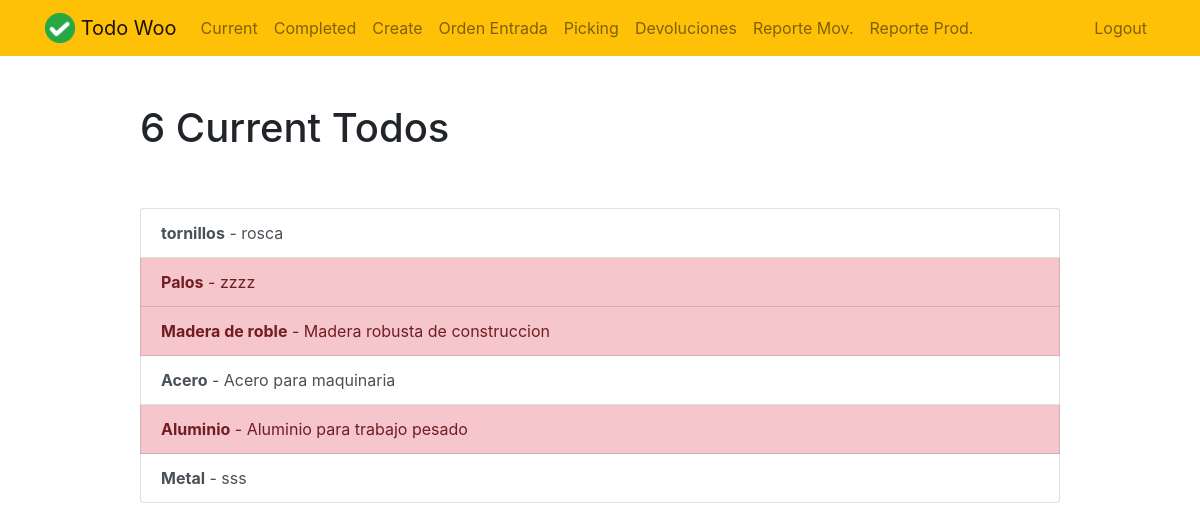
/current/ (signed in), run on an earlier commit of the app's database.
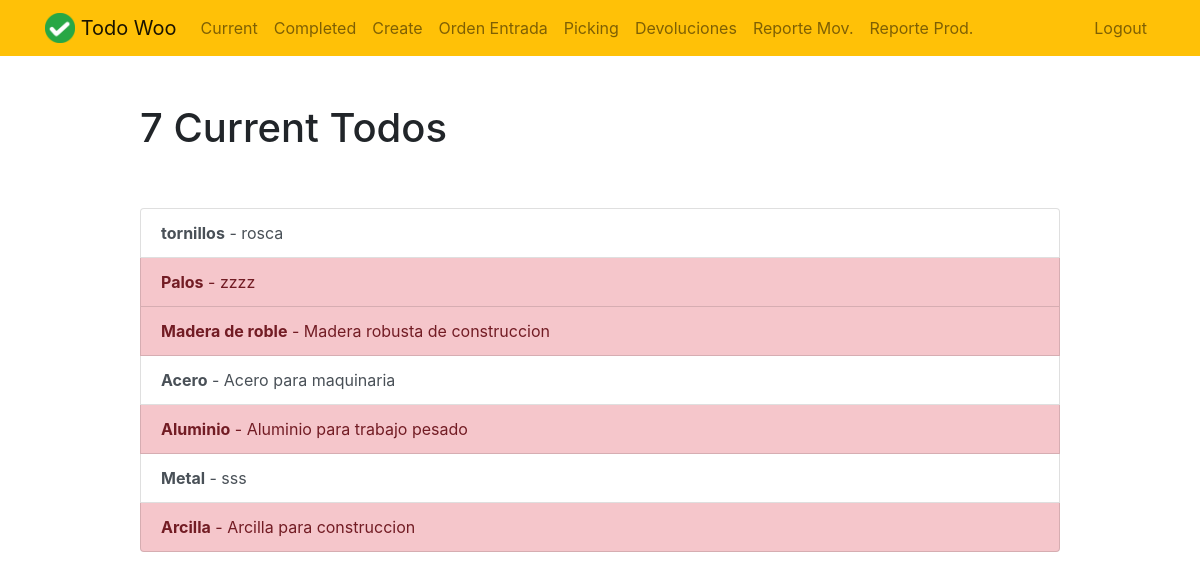
And on a later commit of the database.
### todo/models.py (models this page shows, shortened)
class Todo(models.Model):
    title = models.CharField(max_length=100)
    memo = models.TextField(blank=True)
    created = models.DateTimeField(auto_now_add = True)
    datecompleted = models.DateTimeField(null = True, blank=True)
    important = models.BooleanField(default = False)
    user = models.ForeignKey(User,on_delete=models.CASCADE)
    ubicacion = models.ForeignKey('Ubicacion', on_delete=models.SET_NULL, null=True, blank=True)

### todo/views.py (the view)
# urls.py: path('current/', views.currenttodos, name='currenttodos'),
def currenttodos(request):
    todos= Todo.objects.filter(user=request.user, datecompleted__isnull=True)
    return render(request, 'todo/currenttodos.html',{'todos':todos})

### todo/templates/todo/currenttodos.html
{% extends "todo/base.html" %}
{% block content %}
<div class="row justify-content-center mt-5">
    <div class="col-md-10">
        {% if todos %}
        <h1>{{ todos.count }} Current Todo{{ todos.count|pluralize }}</h1>
        {% else %}
        <h1>Current Todos</h1>
        {% endif %}
    </div>
</div>
<div class="row justify-content-center mt-5">
    <div class="col-md-10">
        {% if todos %}
        <div class="list-group">
            {% for todo in todos %}
            <a href="{% url 'viewtodo' todo.id %}" class="list-group-item list-group-item-action{% if todo.important %} list-group-item-danger{% endif %}"><b>{{ todo.title }}</b>{% if todo.memo %} - {{ todo.memo|truncatechars:30 }}{% endif %}</a>
            {% endfor %}
        </div>
        {% else %}
        <div class="text-center">
            <h2>Looks like you don't have any todos! Nice work.</h2>
            <br>
            <a role="button" class="btn btn-primary" href="{% url 'createtodo' %}">New Todo</a>
        </div>
        {% endif %}
    </div>
</div>
{% endblock %}

What changed in the data, as far as the page shows it:
added Todo: title "Arcilla", memo "Arcilla para construccion"
Also different on the page:
{{ todos.count }}: "6" → "7"
